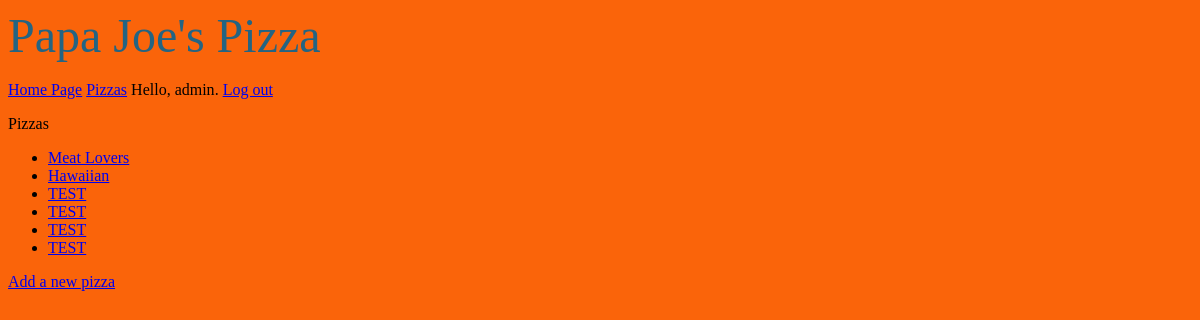
Before: /pizzas (signed in) with the older database file.
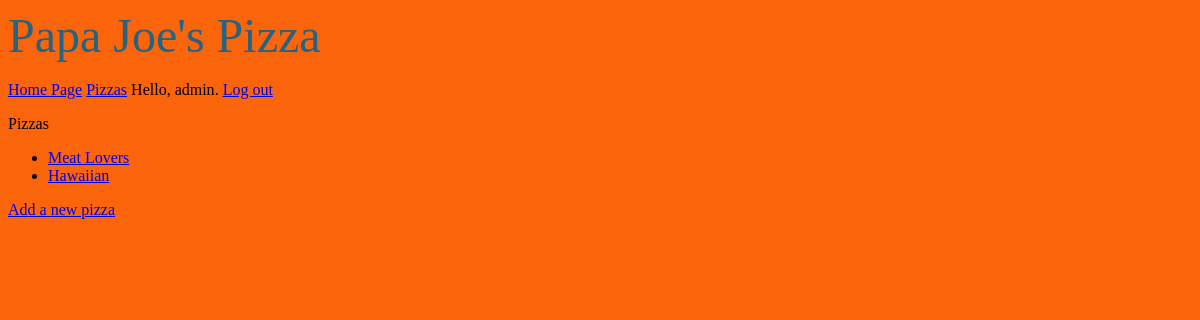
After: the same page with the newer database file.
### pizza/models.py (models this page shows, shortened)
class Pizza(models.Model):
    name = models.CharField(max_length=200)
    date = models.DateTimeField(auto_now_add=True)
    header_image = models.ImageField(
        null=True, blank=True, upload_to='images/')

### pizza/views.py (the view)
# urls.py: path('pizzas', views.pizzas, name='pizzas'),
@login_required
def pizzas(request):
    pizzas = Pizza.objects.order_by('date')
    context = {'pizzas': pizzas}
    return render(request, 'pizza/pizzas.html', context)

### pizza/templates/pizza/pizzas.html
{% extends "pizza/base.html" %}
{% block content%}
<p>Pizzas</p>
<ul>
    {% for pizza in pizzas %}
    <li>
        <a href="{% url 'pizza:pizza' pizza.id %}">{{ pizza.name }}</a>
    </li>
    {% empty %}
    <li>No pizzas have been added yet.</li>
    {% endfor %}
</ul>
<a href="{% url 'pizza:new_pizza' %}">Add a new pizza</a>
{% endblock content %}

Changed rows visible on the page:
removed Pizza: name "TEST"
removed Pizza: name "TEST"
removed Pizza: name "TEST"
removed Pizza: name "TEST"
